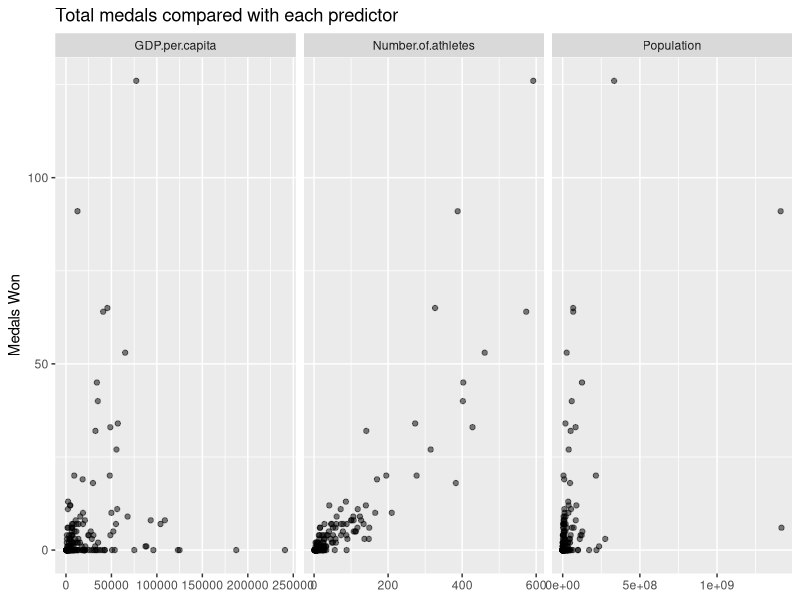

Write R code to recreate this figure.
## ---- chunk 1
olympics = read.csv("Paris2024_olympics_country_data.csv", header = TRUE)

View(olympics)
names(olympics)
str(olympics)

olympics_model = olympics[
  c("Country", "Total.medals", "Number.of.athletes",
    "GDP.per.capita", "Population")]

head(olympics_model)
str(olympics_model)
## ---- chunk 2
library(ggplot2)
library(tidyverse)

olympics_model |>
  pivot_longer(
    cols = c(Number.of.athletes,GDP.per.capita, Population),
    names_to = "predictor",
    values_to = "value"
  ) |>
  ggplot(aes(x = value, y = Total.medals)) +
  geom_point(alpha = 0.5) +
  facet_wrap(~ predictor, scales = "free_x") +
  labs(
    x = NULL,
    y = "Medals Won",
    title = "Total medals compared with each predictor"
  )
## ---- chunk 3
baseline = lm(Total.medals ~ Number.of.athletes + GDP.per.capita + Population,
              data = olympics_model)

summary(baseline)
confint(baseline)
